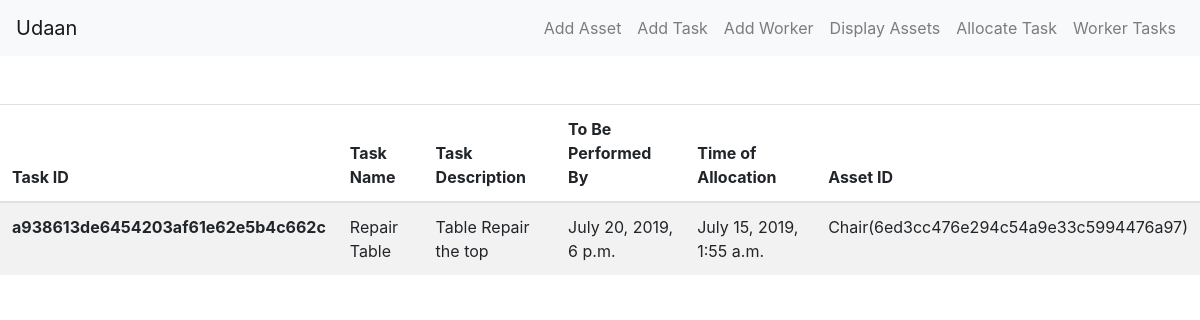
/get-tasks-for-worker/0639d34ab9034cbc89dd481af8f1b63f/view/, run on the app's committed database.
### api/models.py (models this page shows, shortened)
class Task(models.Model):
    taskid = models.CharField(primary_key=True, editable=False, max_length=255, default=get_uuid)
    taskname = models.CharField(max_length=255)
    task_description = models.TextField()
    asset = models.ForeignKey(Asset, on_delete=models.CASCADE)
    worker = models.ForeignKey(Worker, on_delete=models.SET_NULL, blank=True, null=True)
    time_of_allocation = models.DateTimeField(auto_now=True)
    time_to_be_performed_by = models.DateTimeField(null=True, blank=True)

class Asset(models.Model):
    assetid = models.CharField(primary_key=True, editable=False, max_length=255, default=get_uuid)
    assetname = models.CharField(max_length=255, verbose_name="Asset Name")
    date_of_purchase = models.DateField()
    price = models.FloatField()
    date_of_last_maintainence = models.DateTimeField()
    class Meta:
        verbose_name = "Asset"
        verbose_name_plural = "Assets"

### api/views.py (the view)
# urls.py: path('get-tasks-for-worker/<str:worker_id>/view/', views.get_worker_taskview),
def get_worker_taskview(request, worker_id):
    task = Task.objects.filter(worker__workerid=worker_id)
    return render(request, "view_worker_task.html", {"tasks": task})

### udaan/templates/view_worker_task.html
{% extends 'base.html' %}
{% block content %}
<table class="table table-striped">
  <thead>
    <tr>
      <th scope="col">Task ID</th>
      <th scope="col">Task Name</th>
      <th scope="col">Task Description</th>
      <th scope="col">To Be Performed By</th>
      <th scope="col">Time of Allocation</th>
      <th scope="col">Asset ID</th>
    </tr>
  </thead>
  <tbody>
    {% for task in tasks %}
    <tr>
      <th scope="row">{{task.taskid}}</th>
      <td>{{task.taskname}}</td>
      <td>{{task.task_description}}</td>
      <td>{{task.time_to_be_performed_by}}</td>
      <td>{{task.time_of_allocation}}</td>
      <td>{{task.asset.assetname}}({{task.asset.assetid}})</td>
    </tr>
    {% endfor %}
  </tbody>
</table>
{% endblock %}

### data on the page
Task: taskid "a938613de6454203af61e62e5b4c662c", taskname "Repair Table", task_description "Table Repair the top", time_to_be_performed_by "July 20, 2019, 6 p.m.", time_of_allocation "July 15, 2019, 1:55 a.m.", asset.assetname "Chair", asset.assetid "6ed3cc476e294c54a9e33c5994476a97"
